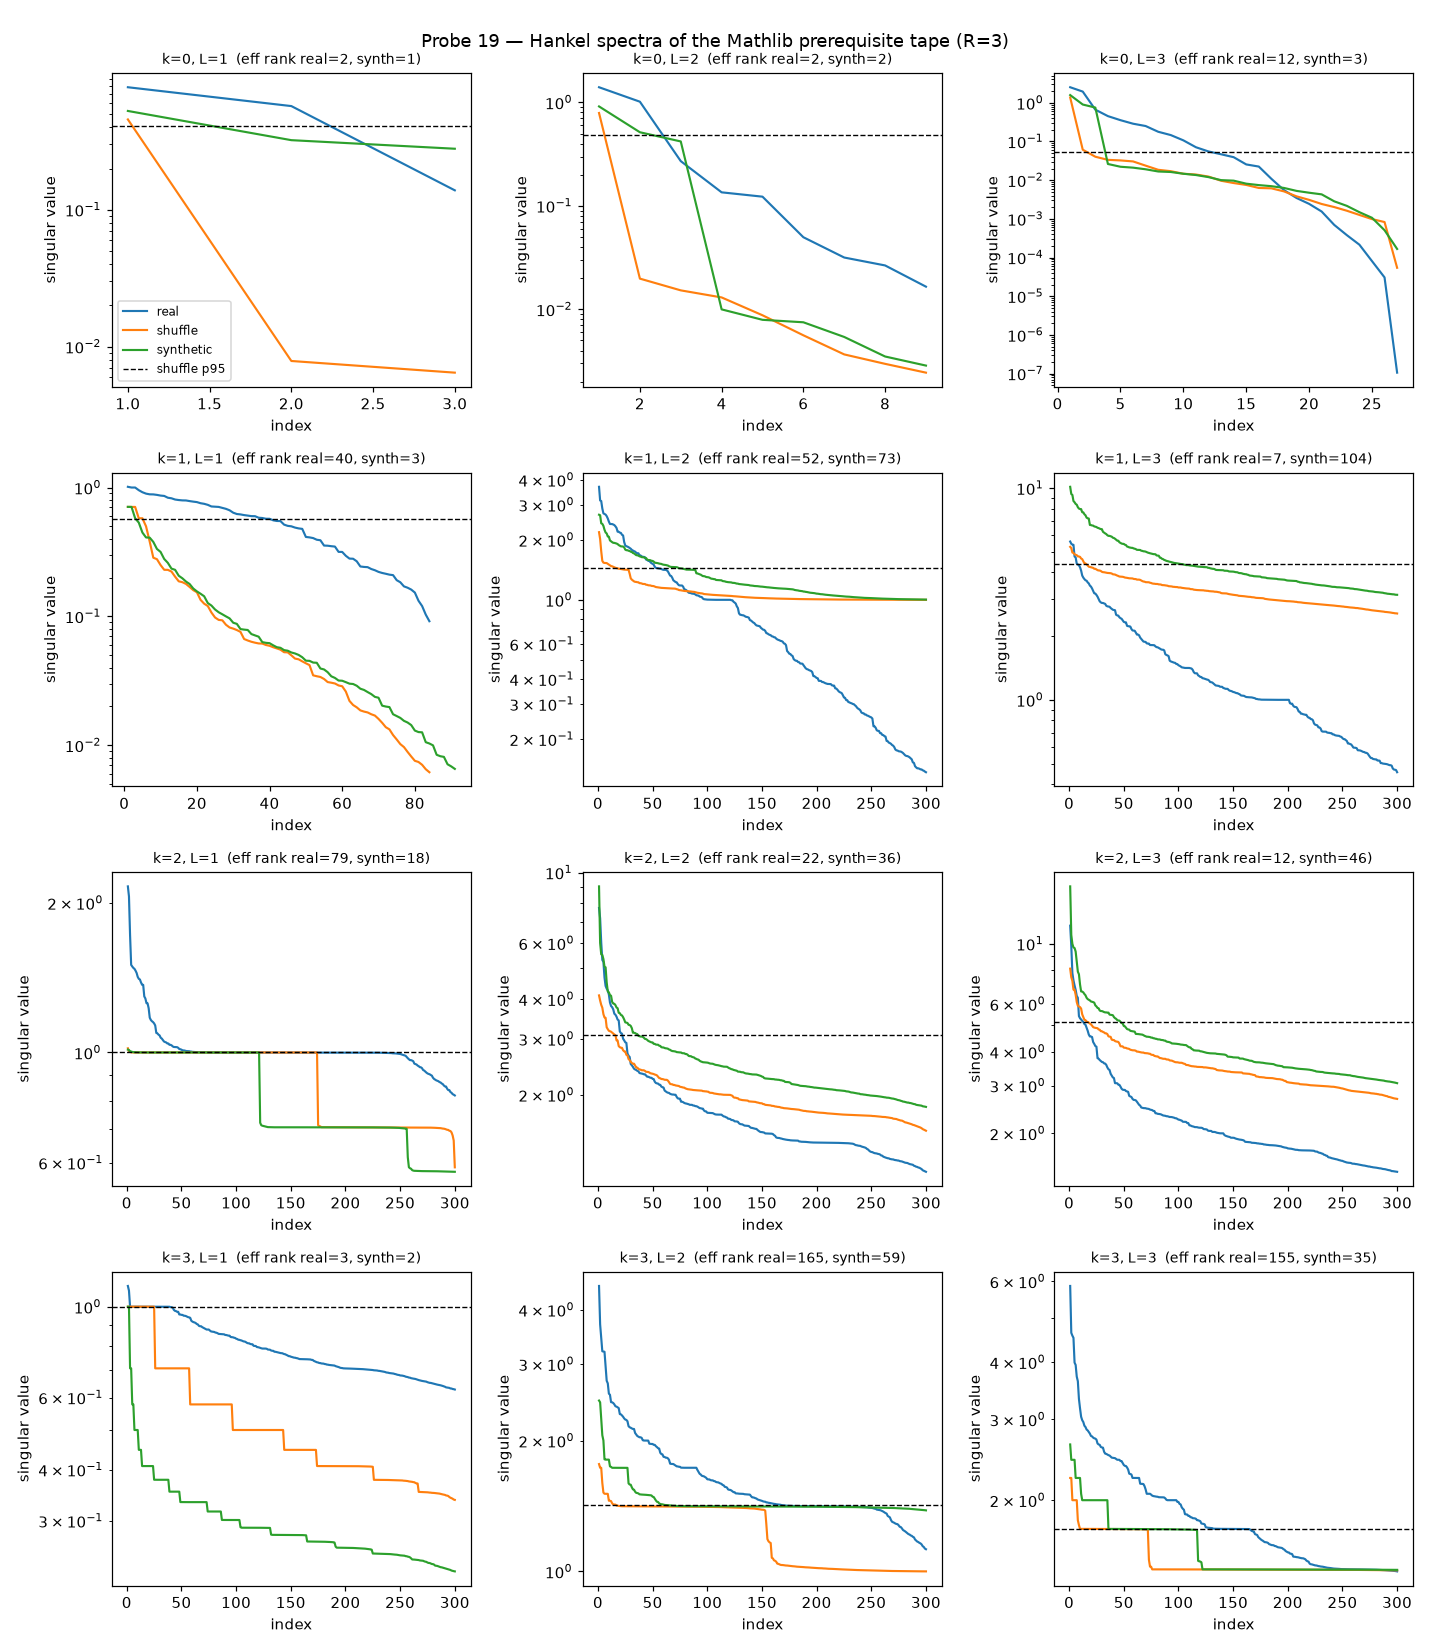

This figure's Python source:
#!/usr/bin/env python3
"""
Probe 19 — the 36-cell condition matrix.  Fixed by PREREG.md.

k in {0,1,2,3} x L in {1,2,3} (R = 3 fixed) x arm in {real, shuffle, synthetic}.
Per cell: H[u,v] = P(future v | past u) over observed contexts, SVD, full spectrum reported
(truncated at 300 values; a cell that reaches the truncation bound is flagged CEILING).

Effective rank = # singular values above the 95th percentile of the SHUFFLE spectrum at the
same (k, L).
"""
import json, os, collections
import numpy as np
import scipy.sparse as sp
from sklearn.utils.extmath import randomized_svd

SP    = "/tmp/claude-0/-home-user-Structure-Backprop/a747742e-9a2f-5c79-9f64-ed3bc601f93e/scratchpad"
OUT   = f"{SP}/p19"
SEED  = 20260729
R     = 3
NSV   = 300
TRANS = np.array([[.80, .15, .05], [.05, .80, .15], [.15, .05, .80]])

d = np.load(f"{OUT}/tape.npz")
T, LEN = d["T"], d["LEN"]
meta = json.load(open(f"{OUT}/tape_meta.json"))
NS, CAP = T.shape[1], T.shape[2]
print(f"tape {T.shape}, mean len {LEN.mean():.1f}", flush=True)


def seqs_from(M):
    """ascending-depth order: column 0 of the tape is the DEEP end, so reverse each row."""
    return [M[r, :LEN[r]][::-1] for r in range(NS)]


def shuffled(M, rng):
    S = M.copy()
    for j in range(CAP):
        idx = np.flatnonzero(LEN > j)
        if len(idx) > 1:
            S[idx, j] = S[rng.permutation(idx), j]
    return S


def synthetic(A, unigram, rng):
    """hand-built 3-state HMM, alphabet size A, emissions = 3 tilted copies of the real unigram."""
    order = np.argsort(-unigram)
    blocks = [order[i::3] for i in range(3)]
    E = np.zeros((3, A))
    for i in range(3):
        b = np.zeros(A, bool); b[blocks[i]] = True
        inb = unigram * b; out = unigram * (~b)
        inb = inb / inb.sum() if inb.sum() > 0 else b / max(b.sum(), 1)
        out = out / out.sum() if out.sum() > 0 else (~b) / max((~b).sum(), 1)
        E[i] = .90 * inb + .10 * out
    M = np.full((NS, CAP), -1, dtype=np.int32)
    cdfT = np.cumsum(TRANS, 1); cdfE = np.cumsum(E, 1)
    for r in range(NS):
        s = int(rng.integers(3)); L = int(LEN[r])
        for t in range(L):
            M[r, L - 1 - t] = int(np.searchsorted(cdfE[s], rng.random()))   # deep end at col 0
            s = int(np.searchsorted(cdfT[s], rng.random()))
    return M


def hankel(seqs, L):
    pid, fid = {}, {}
    pr, fc = [], []
    for s in seqs:
        m = len(s) - L - R + 1
        for t in range(m):
            pu = s[t:t + L].tobytes(); fv = s[t + L:t + L + R].tobytes()
            i = pid.get(pu)
            if i is None: i = len(pid); pid[pu] = i
            j = fid.get(fv)
            if j is None: j = len(fid); fid[fv] = j
            pr.append(i); fc.append(j)
    if not pr:
        return None, 0, 0, 0, 0.0
    pr = np.array(pr); fc = np.array(fc)
    C = sp.coo_matrix((np.ones(len(pr)), (pr, fc)), shape=(len(pid), len(fid))).tocsr()
    rs = np.asarray(C.sum(1)).ravel()
    H = sp.diags(1.0 / rs) @ C
    return H, len(pr), len(pid), len(fid), float(rs.mean())


def spectrum(H):
    mn = min(H.shape)
    k = min(NSV, mn)
    if mn <= NSV and max(H.shape) <= 4000:
        return np.linalg.svd(H.toarray(), compute_uv=False)[:k], k
    U, s, Vt = randomized_svd(H, n_components=k, n_iter=7, random_state=SEED)
    return s, k


cells = {}
for k in range(4):
    M = T[k]
    A = meta["alphabets"][k]["alphabet"]
    rng = np.random.default_rng(SEED + 1000 * k)
    uni = np.bincount(M[M >= 0].ravel(), minlength=A).astype(float); uni /= uni.sum()
    arms = {"real": M, "shuffle": shuffled(M, rng), "synthetic": synthetic(A, uni, rng)}
    for L in (1, 2, 3):
        spec = {}
        for arm, MM in arms.items():
            H, nw, npst, nfut, meanc = hankel(seqs_from(MM), L)
            s, kk = spectrum(H)
            spec[arm] = dict(sv=[float(x) for x in s], nsv=int(kk), windows=nw,
                             pasts=npst, futures=nfut, mean_count_per_past=meanc)
            print(f"  k={k} L={L} {arm:9s} win={nw:7d} pasts={npst:7d} futs={nfut:7d} "
                  f"mean/past={meanc:6.2f} sv[0]={s[0]:.3f} nsv={kk}", flush=True)
        thr = float(np.percentile(spec["shuffle"]["sv"], 95))
        for arm in spec:
            sv = np.array(spec[arm]["sv"])
            er = int((sv > thr).sum())
            spec[arm]["eff_rank"] = er
            spec[arm]["ceiling_sv"] = bool(er >= spec[arm]["nsv"])
            spec[arm]["ceiling_data"] = bool(spec[arm]["mean_count_per_past"] < 5)
        spec["threshold"] = thr
        cells[f"k{k}_L{L}"] = spec
        print(f"  -> k={k} L={L} thr={thr:.4f} eff_rank real={spec['real']['eff_rank']} "
              f"shuffle={spec['shuffle']['eff_rank']} synth={spec['synthetic']['eff_rank']} "
              f"| ceiling_sv={spec['real']['ceiling_sv']} starved={spec['real']['ceiling_data']}",
              flush=True)

json.dump(dict(meta=meta, cells=cells), open(f"{OUT}/cells.json", "w"))

# ---- harness ---------------------------------------------------------------------------
harness = [(k, L, cells[f"k{k}_L{L}"]["synthetic"]["eff_rank"]) for k in range(4) for L in (1, 2, 3)]
bad = [(k, L, e) for k, L, e in harness if not (2 <= e <= 4)]
print("\nHARNESS (synthetic must be 2-4 at every k,L):",
      "PASS" if not bad else f"FAIL at {bad}", flush=True)

# ---- plot ------------------------------------------------------------------------------
import matplotlib
matplotlib.use("Agg")
import matplotlib.pyplot as plt
fig, ax = plt.subplots(4, 3, figsize=(13, 15), sharex=False)
for k in range(4):
    for li, L in enumerate((1, 2, 3)):
        a = ax[k][li]; c = cells[f"k{k}_L{L}"]
        for arm, col in (("real", "C0"), ("shuffle", "C1"), ("synthetic", "C2")):
            sv = np.array(c[arm]["sv"])
            a.semilogy(np.arange(1, len(sv) + 1), np.maximum(sv, 1e-12), col, lw=1.4, label=arm)
        a.axhline(c["threshold"], color="k", ls="--", lw=.9, label="shuffle p95")
        a.set_title(f"k={k}, L={L}  (eff rank real={c['real']['eff_rank']}, "
                    f"synth={c['synthetic']['eff_rank']})", fontsize=9)
        a.set_xlabel("index"); a.set_ylabel("singular value")
        if k == 0 and li == 0: a.legend(fontsize=8)
fig.suptitle("Probe 19 — Hankel spectra of the Mathlib prerequisite tape (R=3)", fontsize=12)
fig.tight_layout()
fig.savefig(f"{OUT}/spectra.png", dpi=110)
print("wrote cells.json / spectra.png", flush=True)
